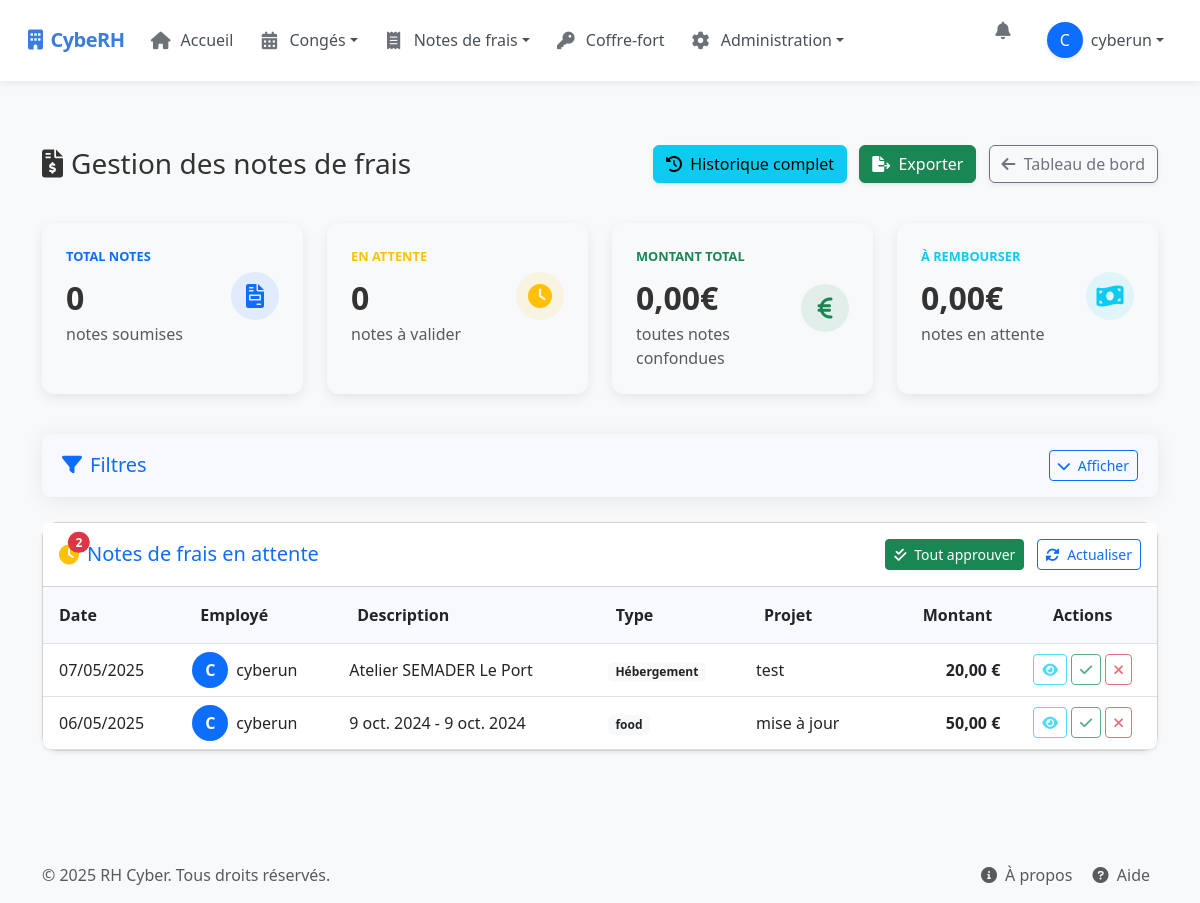
The app's page /manage-expenses/ (signed in), older data.
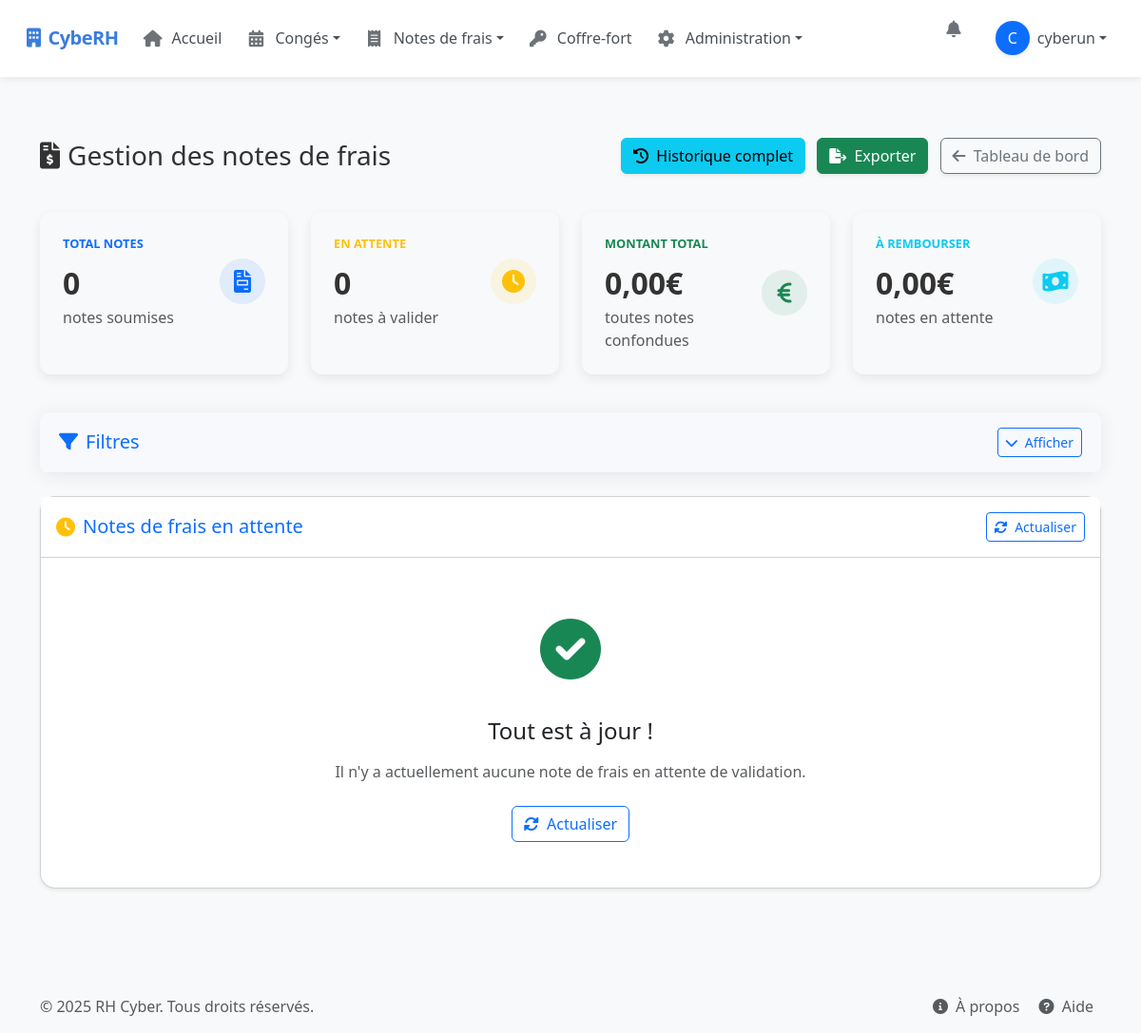
The same page, newer data.
### rh_management/models.py (models this page shows, shortened)
class ExpenseReport(models.Model):
    STATUS_CHOICES = (
        ('pending', 'En attente'),
        ('approved', 'Approuvé'),
        ('rejected', 'Refusé')
    )
    EXPENSE_TYPE_CHOICES = (
        ('transport', 'Transport'),
        ('meal', 'Repas'),
        ('accommodation', 'Hébergement'),
        ('supplies', 'Fournitures'),
        ('communication', 'Communication'),
        ('representation', 'Frais de représentation'),
        ('other', 'Autre')
    )
    user = models.ForeignKey(User, on_delete=models.CASCADE, related_name='expense_reports')
    date = models.DateField()
    description = models.CharField(max_length=255)
    amount = models.DecimalField(max_digits=10, decimal_places=2)
    vat = models.DecimalField(max_digits=5, decimal_places=2, default=0)
    expense_type = models.CharField(max_length=20, choices=EXPENSE_TYPE_CHOICES, default='other')
    project = models.CharField(max_length=100, blank=True, null=True)  # Rendu optionnel
    location = models.CharField(max_length=100, blank=True, null=True)  # Rendu optionnel
    receipt = models.FileField(upload_to='expense_receipts/', blank=True, null=True)  # Pour le champ du formulaire
    attachment = models.FileField(upload_to='expense_attachments/', blank=True, null=True)  # Rendu optionnel
    status = models.CharField(max_length=10, choices=STATUS_CHOICES, default='pending')
    created_at = models.DateTimeField(auto_now_add=True)
    updated_at = models.DateTimeField(auto_now=True)
    refacturable = models.BooleanField(default=False)
    comment = models.TextField(blank=True, null=True)  # Pour les commentaires d'approbation/rejet
    class Meta:
        ordering = ['-created_at']

### rh_management/views/expense_views.py (the view, shortened to what this page needs)
# urls.py: path("manage-expenses/", manage_expenses_view, name="manage_expenses"),  # Manage expenses
@login_required
@user_passes_test(is_admin_hr_or_encadrant)
def manage_expenses_view(request):
    if not request.user.is_authenticated:
        return redirect('login')
    if not (request.user.is_superuser or request.user.is_staff or request.user.groups.filter(name='Encadrant').exists()):
        messages.error(request, "Vous n'avez pas les droits nécessaires pour accéder à cette page.")
        return redirect('dashboard')
    if request.user.is_superuser or request.user.is_staff:
        pending_expenses = ExpenseReport.objects.filter(status='pending')
    else:  # Encadrant
        team_members = User.objects.filter(team_leader=request.user)
        pending_expenses = ExpenseReport.objects.filter(user__in=team_members, status='pending')
    approved_count = ExpenseReport.objects.filter(status='approved').count()
    rejected_count = ExpenseReport.objects.filter(status='rejected').count()
    total_amount = ExpenseReport.objects.filter(status='approved').aggregate(total=Sum('amount'))['total'] or 0
    is_admin = request.user.is_superuser
    is_rh = request.user.is_staff
    is_encadrant = request.user.groups.filter(name='Encadrant').exists()
    new_leave_requests_count = 0
    new_expense_reports_count = 0
    new_kilometric_expenses_count = 0
    if is_admin or is_rh:
        new_leave_requests_count = LeaveRequest.objects.filter(status='pending').count()
        new_expense_reports_count = ExpenseReport.objects.filter(status='pending').count()
        new_kilometric_expenses_count = KilometricExpense.objects.filter(status='pending').count()
    context = {
        'pending_expenses': pending_expenses,
        'approved_count': approved_count,
        'rejected_count': rejected_count,
        'total_amount': total_amount,
        'is_admin': is_admin,
        'is_rh': is_rh,
        'is_encadrant': is_encadrant,
        'new_leave_requests_count': new_leave_requests_count,
        'new_expense_reports_count': new_expense_reports_count,
        'new_kilometric_expenses_count': new_kilometric_expenses_count,
    }
    return render(request, 'rh_management/manage_expenses.html', context)

### rh_management/views/permissions.py (called while the page is built)
def is_admin_hr_or_encadrant(user):
    return user.is_superuser or user.is_staff or user.groups.filter(name='Encadrant').exists()

### templates/rh_management/manage_expenses.html (shortened to what the changed rows need)
{% extends "base.html" %}
{% load custom_filters %}
{% block content %}
<div class="container py-4">
        <div class="d-sm-flex align-items-center justify-content-between expense-header">
        <h1 class="h3 mb-0 text-gray-800"><i class="fas fa-file-invoice-dollar me-2"></i>Gestion des notes de frais</h1>
    </div>
    <div class="card shadow-sm mb-4 rounded-4">
        <div class="card-header py-3 d-flex justify-content-between align-items-center bg-white rounded-top">
            <div class="d-flex align-items-center">
                <span class="position-relative me-2">
                    <i class="fas fa-clock fa-lg text-warning"></i>
                    {% if pending_expenses %}
                    <span class="position-absolute top-0 start-100 translate-middle badge rounded-pill bg-danger">
                        {{ pending_expenses|length }}
                    </span>
                    {% endif %}
                </span>
            </div>
            <div>
                {% if pending_expenses %}
                <a href="{% url 'approve_all_expenses' %}" class="btn btn-sm btn-success me-2" onclick="return confirm('Êtes-vous sûr de vouloir approuver toutes les notes en attente ?')">
                    <i class="fas fa-check-double me-1"></i> Tout approuver
                </a>
                {% endif %}
                <button type="button" class="btn btn-sm btn-outline-primary" id="refreshTable">
                    <i class="fas fa-sync-alt me-1"></i> Actualiser
                </button>
            </div>
        </div>
        <div class="card-body p-0">
            {% if pending_expenses %}
                <div class="table-responsive">
                    <table class="table table-hover expense-table align-middle mb-0" id="pendingExpensesTable">
                        <thead>
                            <tr>
                                <th class="ps-3">Date</th>
                                <th>Employé</th>
                                <th>Description</th>
                                <th>Type</th>
                                <th>Projet</th>
                                <th class="text-end">Montant</th>
                                <th class="text-center">Actions</th>
                            </tr>
                        </thead>
                        <tbody>
                            {% for expense in pending_expenses %}
                                <tr class="expense-row">
                                    <td class="ps-3">{{ expense.date|date:"d/m/Y" }}</td>
                                    <td>
                                        <div class="d-flex align-items-center">
                                            <div class="user-bubble bg-primary text-white me-2">
                                                {{ expense.user.get_full_name|default:expense.user.username|slice:":1"|upper }}
                                            </div>
                                            <div>{{ expense.user.get_full_name|default:expense.user.username }}</div>
                                        </div>
                                    </td>
                                    <td>{{ expense.description|truncatechars:30 }}</td>
                                    <td><span class="badge bg-light text-dark">{{ expense.get_expense_type_display }}</span></td>
                                    <td>{{ expense.project|default:"-" }}</td>
                                    <td class="text-end fw-bold">{{ expense.amount|floatformat:2 }} €</td>
                                    <td>
                                        <div class="btn-group-actions d-flex justify-content-center">
                                            <button type="button" class="btn btn-sm btn-outline-info me-1 view-expense"
                                                    data-bs-toggle="modal"
                                                    data-bs-target="#detailsModal{{ expense.id }}">
                                                <i class="fas fa-eye"></i>
                                            </button>
                                            <button type="button" class="btn btn-sm btn-outline-success me-1 approve-expense"
                                                    data-bs-toggle="modal"
                                                    data-bs-target="#approveModal{{ expense.id }}">
                                                <i class="fas fa-check"></i>
                                            </button>
                                            <button type="button" class="btn btn-sm btn-outline-danger reject-expense"
                                                    data-bs-toggle="modal"
                                                    data-bs-target="#rejectModal{{ expense.id }}">
                                                <i class="fas fa-times"></i>
                                            </button>
                                        </div>
                                    </td>
                                </tr>
                            {% endfor %}
                        </tbody>
                    </table>
                </div>
            {% else %}
                <div class="empty-state">
                    <div class="empty-icon">
                        <i class="fas fa-check-circle text-success"></i>
                    </div>
                    <h4 class="mb-3">Tout est à jour !</h4>
                    <p class="text-muted mb-4">Il n'y a actuellement aucune note de frais en attente de validation.</p>
                    <button id="refreshEmpty" class="btn btn-outline-primary">
                        <i class="fas fa-sync-alt me-1"></i> Actualiser
                    </button>
                </div>
            {% endif %}
        </div>
    </div>
</div>
{% endblock %}

Row changes from the older to the newer data that the page shows:
no longer on this page (row edited): ExpenseReport: date "07/05/2025", user.get_full_name "C", user.get_full_name "cyberun", description "Atelier SEMADER Le Port", expense_type "Hébergement", project "test", amount "20,00"
no longer on this page (row edited): ExpenseReport: date "06/05/2025", user.get_full_name "C", user.get_full_name "cyberun", description "9 oct. 2024 - 9 oct. 2024", expense_type "food", project "mise à jour", amount "50,00"
Text that changed along with them:
{{ pending_expenses|length }}: "2" → (not shown)
text no longer shown: "Tout approuver Date Employé Description Type Projet Montant Actions"
text now shown: "Tout est à jour ! Il n'y a actuellement aucune note de frais en attente de validation. Actualiser"
